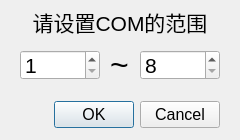
<?xml version="1.0" encoding="UTF-8"?>
<ui version="4.0">
 <class>ComRangeDialog</class>
 <widget class="QDialog" name="ComRangeDialog">
  <property name="geometry">
   <rect>
    <x>0</x>
    <y>0</y>
    <width>240</width>
    <height>140</height>
   </rect>
  </property>
  <property name="sizePolicy">
   <sizepolicy hsizetype="Fixed" vsizetype="Fixed">
    <horstretch>0</horstretch>
    <verstretch>0</verstretch>
   </sizepolicy>
  </property>
  <property name="windowTitle">
   <string>Dialog</string>
  </property>
  <property name="styleSheet">
   <string notr="true">* {}</string>
  </property>
  <property name="sizeGripEnabled">
   <bool>false</bool>
  </property>
  <property name="modal">
   <bool>false</bool>
  </property>
  <widget class="QDialogButtonBox" name="buttonBox">
   <property name="geometry">
    <rect>
     <x>20</x>
     <y>100</y>
     <width>200</width>
     <height>30</height>
    </rect>
   </property>
   <property name="font">
    <font>
     <pointsize>12</pointsize>
    </font>
   </property>
   <property name="orientation">
    <enum>Qt::Horizontal</enum>
   </property>
   <property name="standardButtons">
    <set>QDialogButtonBox::Cancel|QDialogButtonBox::Ok</set>
   </property>
  </widget>
  <widget class="QSpinBox" name="minSpinBox">
   <property name="geometry">
    <rect>
     <x>20</x>
     <y>50</y>
     <width>80</width>
     <height>30</height>
    </rect>
   </property>
   <property name="font">
    <font>
     <pointsize>16</pointsize>
    </font>
   </property>
   <property name="minimum">
    <number>1</number>
   </property>
   <property name="maximum">
    <number>8</number>
   </property>
  </widget>
  <widget class="QSpinBox" name="maxSpinBox">
   <property name="geometry">
    <rect>
     <x>140</x>
     <y>50</y>
     <width>80</width>
     <height>30</height>
    </rect>
   </property>
   <property name="font">
    <font>
     <pointsize>16</pointsize>
    </font>
   </property>
   <property name="minimum">
    <number>8</number>
   </property>
   <property name="maximum">
    <number>65535</number>
   </property>
   <property name="value">
    <number>8</number>
   </property>
  </widget>
  <widget class="QLabel" name="rangeLabel">
   <property name="geometry">
    <rect>
     <x>110</x>
     <y>50</y>
     <width>20</width>
     <height>30</height>
    </rect>
   </property>
   <property name="font">
    <font>
     <pointsize>24</pointsize>
    </font>
   </property>
   <property name="text">
    <string>~</string>
   </property>
   <property name="textInteractionFlags">
    <set>Qt::NoTextInteraction</set>
   </property>
  </widget>
  <widget class="QLabel" name="comRangeLabel">
   <property name="geometry">
    <rect>
     <x>20</x>
     <y>10</y>
     <width>200</width>
     <height>24</height>
    </rect>
   </property>
   <property name="font">
    <font>
     <pointsize>16</pointsize>
    </font>
   </property>
   <property name="text">
    <string>请设置COM的范围</string>
   </property>
   <property name="alignment">
    <set>Qt::AlignCenter</set>
   </property>
   <property name="textInteractionFlags">
    <set>Qt::NoTextInteraction</set>
   </property>
  </widget>
 </widget>
 <resources/>
 <connections>
  <connection>
   <sender>buttonBox</sender>
   <signal>accepted()</signal>
   <receiver>ComRangeDialog</receiver>
   <slot>accept()</slot>
   <hints>
    <hint type="sourcelabel">
     <x>248</x>
     <y>254</y>
    </hint>
    <hint type="destinationlabel">
     <x>157</x>
     <y>274</y>
    </hint>
   </hints>
  </connection>
  <connection>
   <sender>buttonBox</sender>
   <signal>rejected()</signal>
   <receiver>ComRangeDialog</receiver>
   <slot>reject()</slot>
   <hints>
    <hint type="sourcelabel">
     <x>316</x>
     <y>260</y>
    </hint>
    <hint type="destinationlabel">
     <x>286</x>
     <y>274</y>
    </hint>
   </hints>
  </connection>
 </connections>
</ui>
